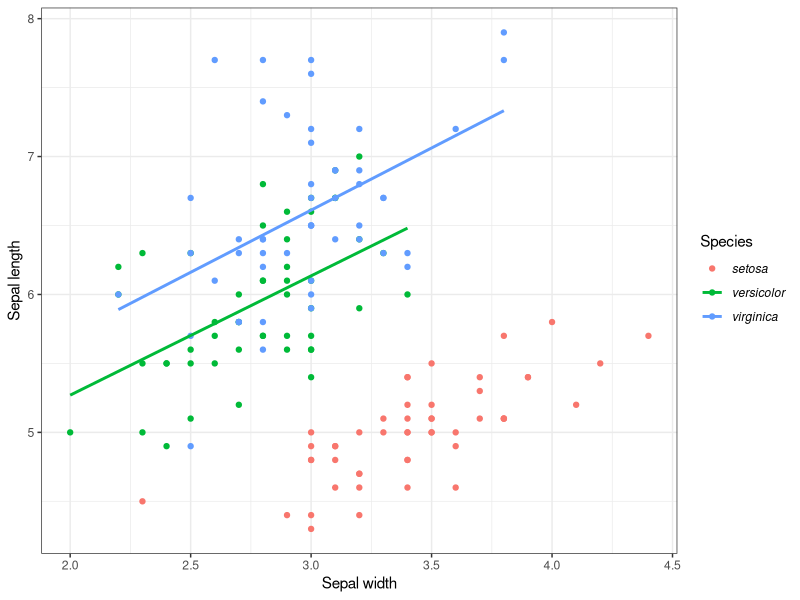
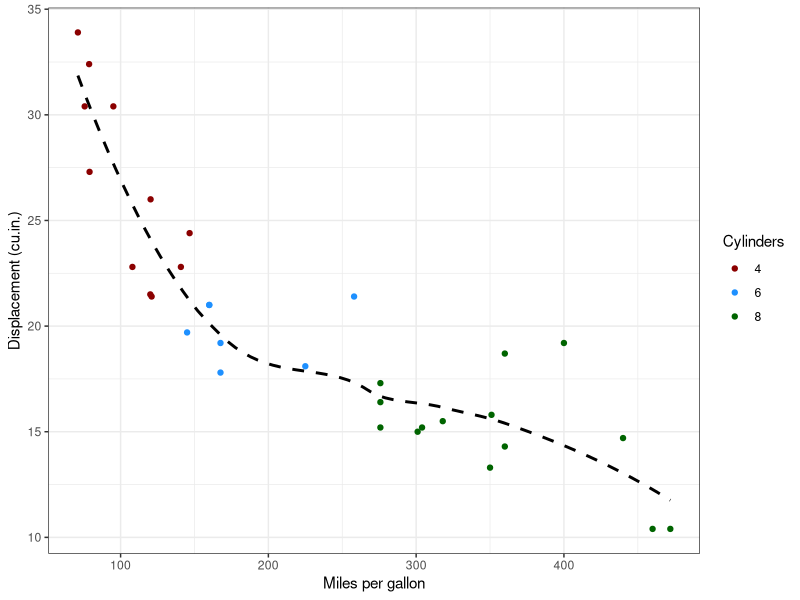

Reproduce these figures in R, in order.
library(tidyverse)
ggplot(iris,
       aes(x=Sepal.Width,
           y=Sepal.Length,
           color=Species)) +
  geom_point() +
  geom_smooth(data = iris[iris$Species != "setosa",],
              method="lm",
              se=FALSE) +
  labs(x="Sepal width",
       y="Sepal length") +
  theme_bw() +
  theme(legend.text = element_text(face="italic"))
#data = iris[iris$Species != "setosa",], is what is used to turn the line off on setosa, I am not sure why
#when you get rid of the "[iris$Species != "setosa",]" it gives setosa a line 
#the ! in r means the opposite command so we told it to do the line for everything that is not setosa 




ggplot(mtcars,
       aes(x=disp,
           y=mpg,
           color=factor(cyl))) +
  geom_smooth(color="black",
              se=FALSE,
              alpha=.5,
              linetype=2) +
  geom_point() +
  labs(color="Cylinders",
       x="Miles per gallon",
       y="Displacement (cu.in.)") +
  theme_bw() +
  scale_color_manual(values = c("darkred","dodgerblue","darkgreen"))
#if we change cyl to "cyl" it gives us a plot, but I don't think that was what you were going for 


